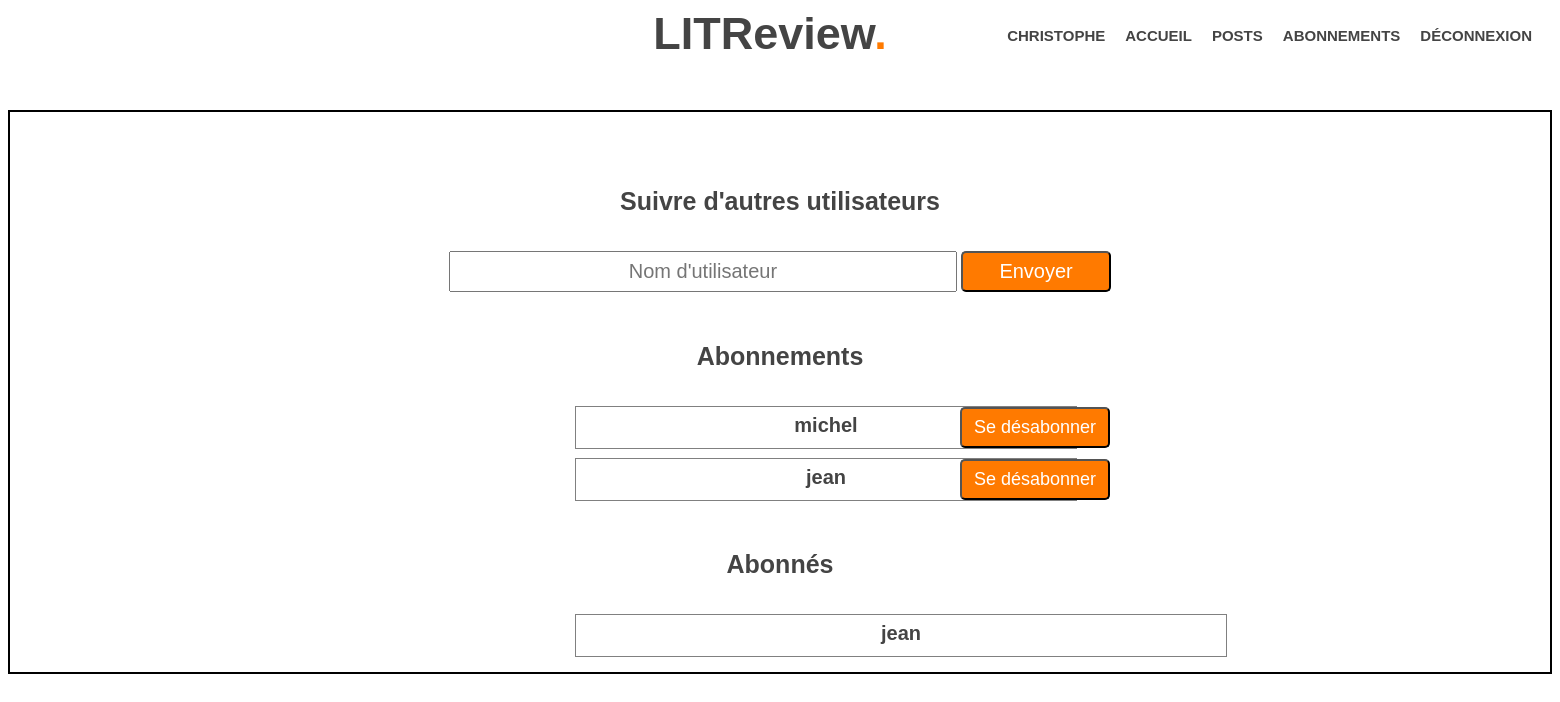
/subscribe (signed in), run on the app's committed database.
### blog/models.py (models this page shows)
class User(AbstractUser):
    pass

class UserFollows(models.Model):
    user = models.ForeignKey(User, on_delete=models.CASCADE,
                             related_name='following')
    followed_user = models.ForeignKey(User, on_delete=models.CASCADE,
                                      related_name='followed_by')
    class Meta:
        unique_together = ('user', 'followed_user',)

### blog/views.py (the view)
# urls.py: path("subscribe", views.subscribe, name="subscribe"),
@login_required
def subscribe(request):
    following = UserFollows.objects.filter(user=request.user)
    followers = UserFollows.objects.filter(followed_user=request.user)
    return render(request, "subscribe.html", {"following": following,
                                              "followers": followers})

### blog/templates/subscribe.html (shortened to what this page needs)
{% extends "header.html" %}
{% block body %}
<section style="border: 2px solid black; margin-top: 50px">
    <section style="text-align: center; margin-top: 75px">
        <section id="subscribe_to">
            <h2 style="margin-bottom: 35px; font-size: 25px">Suivre d'autres utilisateurs</h2>
            <form action={% url "add_user_follow" %} method="post">
                <div class="row">
                    <input name="username_search" id="username_search"
                           placeholder="Nom d'utilisateur"
                    style="width:500px; height: 35px; font-size: 20px">
                    <button id="button_search" style="vertical-align: top; height: 41px">Envoyer</button>
                </div>
            </form>
        </section>
        <section id="subscribers" style="text-align: center; margin-top: 50px">
            <h2 style="margin-bottom: 35px; font-size: 25px">Abonnements</h2>
            {% for following in following %}
                <div class="row">
                    <div style="border: 1px solid grey; width: 500px; height: 41px; margin-left: 565px; margin-top: 10px">
                        <h2 style="font-size: 20px; margin-top: 7px">{{ following.followed_user }}</h2>
                    </div>
                    <form method="post" style="margin-top: -42px; margin-right: -510px"
                          action={% url "remove_user_follow" %}>
                        <button style=" background: #ff7a00; color: white; font-size: 18px; border-radius: 5px; width: 150px; height: 41px">Se désabonner</button>
                    </form>
                </div>
            {% endfor %}
        </section>
        <section id="followers" style="margin-top: 50px">
            <h2 style="margin-bottom: 35px; font-size: 25px">Abonnés</h2>
            {% for follower in followers %}
                <div style="border: 1px solid grey; width: 650px; height: 41px; margin-left: 565px; margin-bottom: 15px">
                    <p style="text-align: center; font-size: 20px; font-weight: bold; margin-top: 7px">{{ follower.user }}</p>
                </div>
            {% endfor %}
        </section>
    </section>
</section>
{% endblock %}

### blog/templates/header.html (shortened to what this page needs)
{% load static %}
<!DOCTYPE html>
<html lang="fr">
    <head>
        <link href="{% static 'css/index.css' %}" rel="stylesheet">
    </head>
    <body>
    <h1>LITReview<strong class="orange">.</strong></h1>
        <nav>
            <div>
              <ul>
                {% if user.is_authenticated %}
                    <li>
                        <strong>{{ user.username }}</strong>
                    </li>
                    <li>
                        <a href="{% url 'flux' %}">accueil</a>
                    </li>
                    <li>
                        <a href="{% url 'posts' %}">Posts</a>
                    </li>
                    <li>
                        <a href="{% url 'subscribe' %}">Abonnements</a>
                    </li>
                    <li>
                        <a href="{% url 'logout' %}">déconnexion</a>
                    </li>
                {% endif %}
              </ul>
            </div>
          </nav>
        <div class="body">
            {% block body %}
            {% endblock %}
        </div>
    </body>
</html>

### blog/static/css/index.css (style rules this page uses)
body { font-family: Arial, sans-serif; font-size: 15px; color: #444; }
h1 { font-size: 45px; text-align: center; margin: auto; }
a { text-decoration: none; color: #444; }
nav { float: right; margin-top: -48px; }
nav ul li { display: inline-block; float: left; }
nav ul li a { text-transform: uppercase; font-weight: bold; margin-right: 20px; }
strong { text-transform: uppercase; font-weight: bold; margin-right: 20px; }
.orange { color: #ff7a00; }
#subscribe_to input { width: 1000px; height: 30px; text-align: center; font-size: 35px; }
#subscribe_to button { width: 150px; height: 30px; font-size: 20px; background: #ff7a00; color: #fff; border-radius: 5px; }

### data on the page
User: username "CHRISTOPHE"
UserFollows: followed_user "michel"
UserFollows: followed_user "jean"
UserFollows: user "jean"
